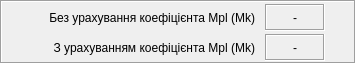
   <widget class="QFrame" name="frame_6">
    <property name="geometry">
     <rect>
      <x>910</x>
      <y>611</y>
      <width>356</width>
      <height>64</height>
     </rect>
    </property>
    <property name="frameShape">
     <enum>QFrame::Box</enum>
    </property>
    <property name="frameShadow">
     <enum>QFrame::Sunken</enum>
    </property>
    <widget class="QLabel" name="label_32">
     <property name="geometry">
      <rect>
       <x>265</x>
       <y>4</y>
       <width>60</width>
       <height>27</height>
      </rect>
     </property>
     <property name="frameShape">
      <enum>QFrame::Box</enum>
     </property>
     <property name="frameShadow">
      <enum>QFrame::Sunken</enum>
     </property>
     <property name="text">
      <string>-</string>
     </property>
     <property name="alignment">
      <set>Qt::AlignCenter</set>
     </property>
    </widget>
    <widget class="QLabel" name="label_43">
     <property name="geometry">
      <rect>
       <x>5</x>
       <y>4</y>
       <width>250</width>
       <height>27</height>
      </rect>
     </property>
     <property name="text">
      <string>Без урахування коефіцієнта Mpl (Mk)</string>
     </property>
     <property name="alignment">
      <set>Qt::AlignRight|Qt::AlignTrailing|Qt::AlignVCenter</set>
     </property>
    </widget>
    <widget class="QLabel" name="label_44">
     <property name="geometry">
      <rect>
       <x>265</x>
       <y>34</y>
       <width>60</width>
       <height>27</height>
      </rect>
     </property>
     <property name="frameShape">
      <enum>QFrame::Box</enum>
     </property>
     <property name="frameShadow">
      <enum>QFrame::Sunken</enum>
     </property>
     <property name="text">
      <string>-</string>
     </property>
     <property name="alignment">
      <set>Qt::AlignCenter</set>
     </property>
    </widget>
    <widget class="QLabel" name="label_45">
     <property name="geometry">
      <rect>
       <x>5</x>
       <y>34</y>
       <width>250</width>
       <height>27</height>
      </rect>
     </property>
     <property name="text">
      <string>З урахуванням коефіцієнта Mpl (Mk)</string>
     </property>
     <property name="alignment">
      <set>Qt::AlignRight|Qt::AlignTrailing|Qt::AlignVCenter</set>
     </property>
    </widget>
   </widget>
